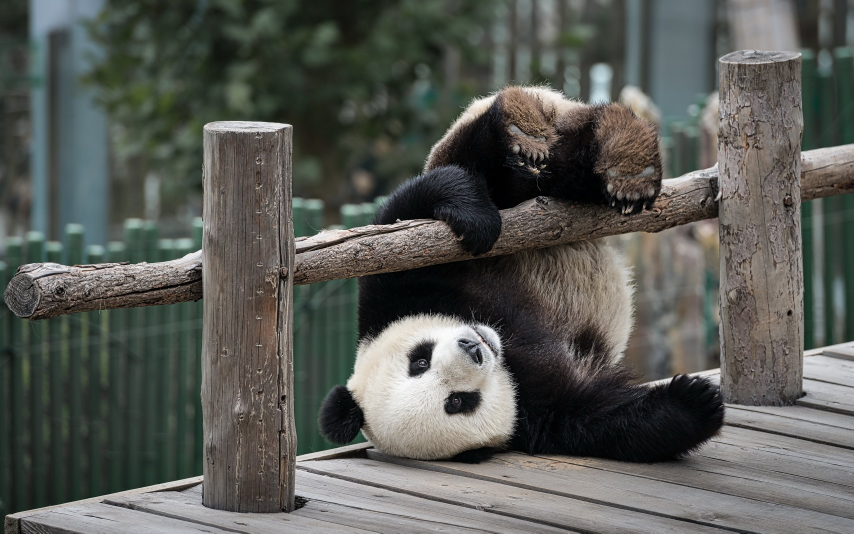
#> input picture panda.jpg, 2560 x 1600 px, found by its file name (shown at 1/3 size)
$ python module_11_1.py
#> lines starting #> are read from the running program, lines starting #| are printed output that depends on the picture
# 2023/12/22 00:00|Домашнее задание по теме 'Обзор сторонних библиотек Python'
import PIL.Image
import requests
import pandas
import numpy
import matplotlib.pyplot as plt
import PIL  # pip install Pillow


# requests
def requests_controller():
    ref = requests.get('https://yandex.ru', verify=True)
    print(ref)
    print(ref.headers)
    ref.text


# pandas numpy
def pandas_numpy_controller():
    series = pandas.Series([1, 2, 3], index=['a', 'b', 'c'], dtype=numpy.uint8)
    print(series)
    print(series.index)
    print(series['b'])

    dataframe = pandas.DataFrame([[1, 'Ivan', 5.0], [2, 'Sergey', 4.3], [
        3, 'Dmitry', 4.5]], columns=['#', 'Name', 'Score'])
    print(dataframe)
    print(dataframe['Name'])

    csv_file = pandas.read_csv('CSV_file.csv')
    print(csv_file.head)
    csv_file.to_excel('EXEL_file.xlsx')
    xlsx_file = pandas.read_excel('EXEL_file.xlsx')
    print(xlsx_file.head(2))


# matplotlib
def matplotlib_controller():
    # К графикам столбцов и точкек
    # x = [5, 7, 8, 7, 2, 17, 2, 9,
    #      4, 11, 12, 9, 6]
    # y = [99, 86, 87, 88, 100, 86,
    #      103, 87, 94, 78, 77, 85, 86]

    # К радиальному графику
    cars = ['AUDI', 'BMW', 'FORD',
            'TESLA', 'JAGUAR', 'MERCEDES']
    data = [23, 17, 35, 29, 12, 41]

    # plt.scatter(x, y, c="blue") # График в виде точек
    # plt.bar(x, y) # График в виде столбцов
    plt.figure(figsize=(10, 7))  # Радиальный график
    plt.pie(data, labels=cars)
    plt.show()


# Pillow
def pillow_controller():
    jpg_file = 'panda.jpg'
    with PIL.Image.open(jpg_file) as img:
#> img is the input picture: PIL image 2560x1600 RGB; mean R, G, B 88.9, 90.7, 85.7
        img.load()
        img.show()
        cropped_img = img.crop((900, 800, 1600, 1500))
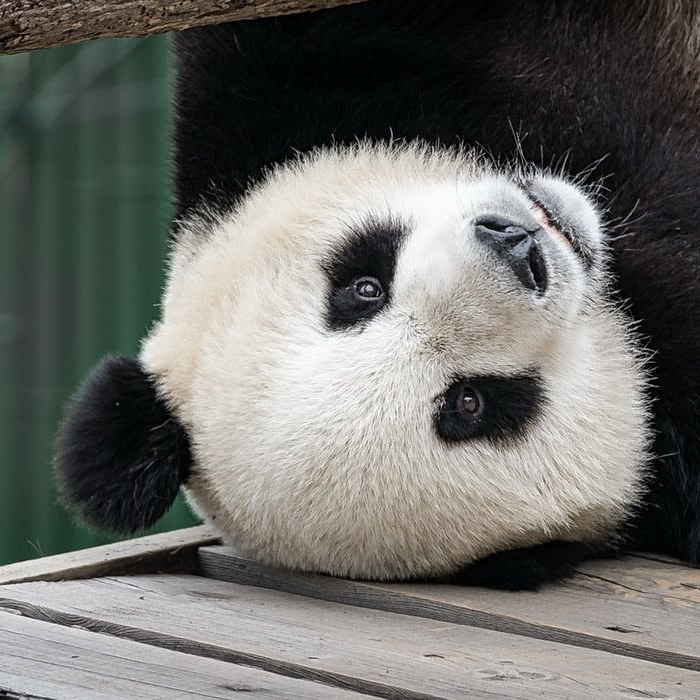
#> cropped_img: PIL image 700x700 RGB; mean R, G, B 108.6, 108.8, 104.9
        cropped_img.size
        low_res_img = cropped_img.resize(
            (cropped_img.width // 1, cropped_img.height // 1))
        low_res_img.show()
        img.format
        img.size
        img.mode


def main():
    # requests_controller()
    # pandas_numpy_controller()
    # matplotlib_controller()
    pillow_controller()


if __name__ == '__main__':
    main()
